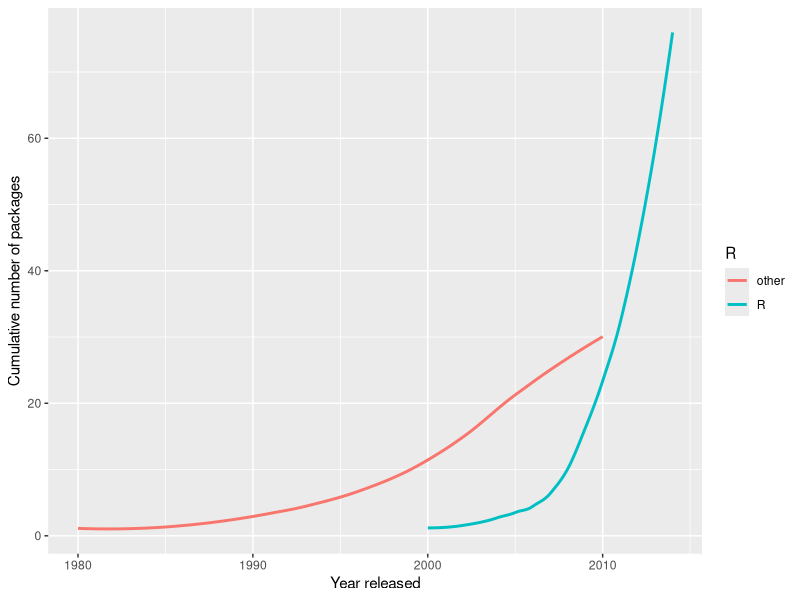

Write R code to recreate this figure.
library(ggplot2)
library(reshape)

ds <- read.csv("PackagesThruTime.csv")

# Group packages by year using aggregate then fix names
dsYear <- with(ds, aggregate(Program, by = list(YearReleased, RPackage), 
	                          FUN = length))

names(dsYear) <- c("YearReleased", "R", "NPackages")

# Order the data by year so cumulative number of packages
# per year can be calculated
dsYear <- dsYear[order(dsYear$YearReleased), ]

# Calculate cumulative number of packages per year
# separately for non R and R packages
dsYear$TotalPkg[dsYear$R == "other"] <- cumsum(dsYear$NPackages[dsYear$R == "other"])
dsYear$TotalPkg[dsYear$R == "R"] <- cumsum(dsYear$NPackages[dsYear$R == "R"])

# pdf("PackagesPerYear.pdf")

# Plot cumulative number of packages through time
myplot <- ggplot(data = dsYear,
                 aes(x = YearReleased, y = TotalPkg, color = R))
    
# Modifications to graph including legend, y-axis label etc.
myplot + 
geom_smooth(method = "loess", se = FALSE) + 
ylab("Cumulative number of packages") +
xlab("Year released")

# dev.off()
